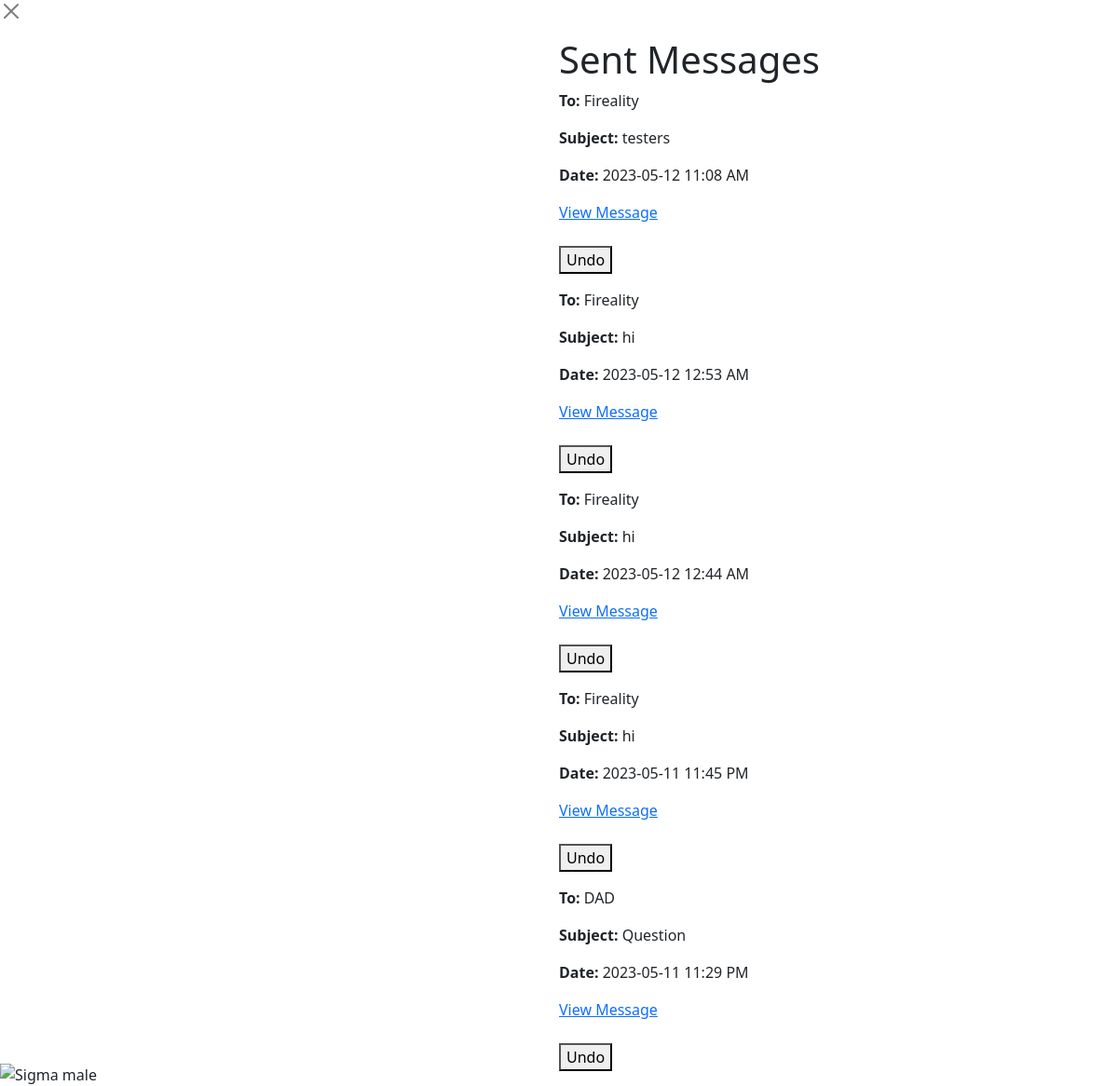
The page /sent (signed in) on the database its author committed.
### app/models.py (models this page shows, shortened)
class Message(db.Model):
    id = db.Column(db.Integer, primary_key=True)
    sender_id = db.Column(db.Integer, db.ForeignKey('user.id'), nullable=False)
    recipient_id = db.Column(db.Integer, db.ForeignKey('user.id'), nullable=False)
    subject = db.Column(db.String(100), nullable=False)
    body = db.Column(db.String(500), nullable=False)
    timestamp = db.Column(db.DateTime, default=datetime.now())
    bookmark = db.Column(db.Boolean, default=False)
    sender = db.relationship('User', foreign_keys=[sender_id])
    recipient = db.relationship('User', foreign_keys=[recipient_id])

class User(db.Model, UserMixin):
    id = db.Column(db.Integer, primary_key=True)
    username = db.Column(db.String(32), nullable=False)
    password = db.Column(db.String(32), nullable=False)
    email = db.Column(db.String(100), nullable=False)
    bio = db.Column(db.String(100), nullable = False, default = '')
    name = db.Column(db.String(32), nullable = False, default = '')
    friends = db.relationship('Friend', backref='user', lazy='dynamic')

### app/routes.py (the view)
@myapp_obj.route('/sent')
@login_required
def sent():
    messages = Message.query.filter_by(sender=current_user).order_by(Message.timestamp.desc()).all()
    return render_template('sent.html', messages=messages) #renders the sent messsages page

### app/models.py (called while the page is built)
@login_manager.user_loader
def load_user(user_id):
    return User.query.get(int(user_id))

### app/templates/sent.html (shortened to what this page needs)
<link href="https://cdn.jsdelivr.net/npm/bootstrap@5.3.0-alpha3/dist/css/bootstrap.min.css" rel="stylesheet">
<link rel="stylesheet" href="{{ url_for('static', filename='sent.css') }}">
<form action="{{ url_for('mainpage') }}">
  <button class="btn-close" aria-label="Close" type="submit"></button>
</form>
<div class="image-container" style="float:left;width:43%;">
  <img src="https://pbs.twimg.com/media/Fa60Xu8WAAI-LLI.png" alt="Sigma male" style = "max-width:100%;">
</div>
<div class="centered">
  <div class ="form-container">
    <h1>Sent Messages</h1>
  {% for message in messages %}
    <div class="message">
      <p><strong>To:</strong> {{ message.recipient.username }}</p>
      <p><strong>Subject:</strong> {{ message.subject }}</p>
      <p><strong>Date:</strong> {{ message.timestamp.strftime('%Y-%m-%d %I:%M %p') }}</p>
      <td><a href="{{ url_for('message', message_id=message.id) }}">View Message</a></td>
      <br>
      <br>
    </div>
    <div>
      <form action="/undo/{{ message.id }}" method="POST">
          <button type="submit">Undo</button>
      </form>
  </div>
  {% endfor %}
</div>
</div>

### app/static/sent.css (style rules this page uses)
.image-container { position: fixed; bottom: 0; left: 0; width: 20%; }
.form-container { margin-left:600px }

### rows shown on the page
Message: recipient.username "Fireality", subject "testers", timestamp "2023-05-12 11:08 AM"
Message: recipient.username "Fireality", subject "hi", timestamp "2023-05-12 12:53 AM"
Message: recipient.username "Fireality", subject "hi", timestamp "2023-05-12 12:44 AM"
Message: recipient.username "Fireality", subject "hi", timestamp "2023-05-11 11:45 PM"
Message: recipient.username "DAD", subject "Question", timestamp "2023-05-11 11:29 PM"
